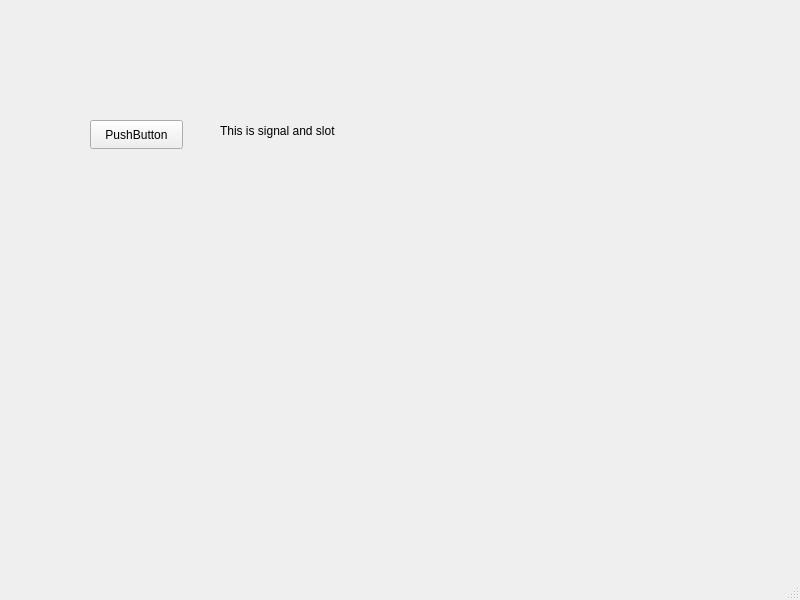
<?xml version="1.0" encoding="UTF-8"?>
<ui version="4.0">
 <class>MainWindow</class>
 <widget class="QMainWindow" name="MainWindow">
  <property name="geometry">
   <rect>
    <x>0</x>
    <y>0</y>
    <width>800</width>
    <height>600</height>
   </rect>
  </property>
  <property name="windowTitle">
   <string>MainWindow</string>
  </property>
  <widget class="QWidget" name="centralwidget">
   <widget class="QPushButton" name="pushButton">
    <property name="geometry">
     <rect>
      <x>90</x>
      <y>120</y>
      <width>93</width>
      <height>29</height>
     </rect>
    </property>
    <property name="text">
     <string>PushButton</string>
    </property>
   </widget>
   <widget class="QLabel" name="label">
    <property name="geometry">
     <rect>
      <x>220</x>
      <y>100</y>
      <width>241</width>
      <height>61</height>
     </rect>
    </property>
    <property name="text">
     <string>This is signal and slot</string>
    </property>
   </widget>
  </widget>
  <widget class="QMenuBar" name="menubar">
   <property name="geometry">
    <rect>
     <x>0</x>
     <y>0</y>
     <width>800</width>
     <height>26</height>
    </rect>
   </property>
  </widget>
  <widget class="QStatusBar" name="statusbar"/>
 </widget>
 <resources/>
 <connections/>
</ui>
